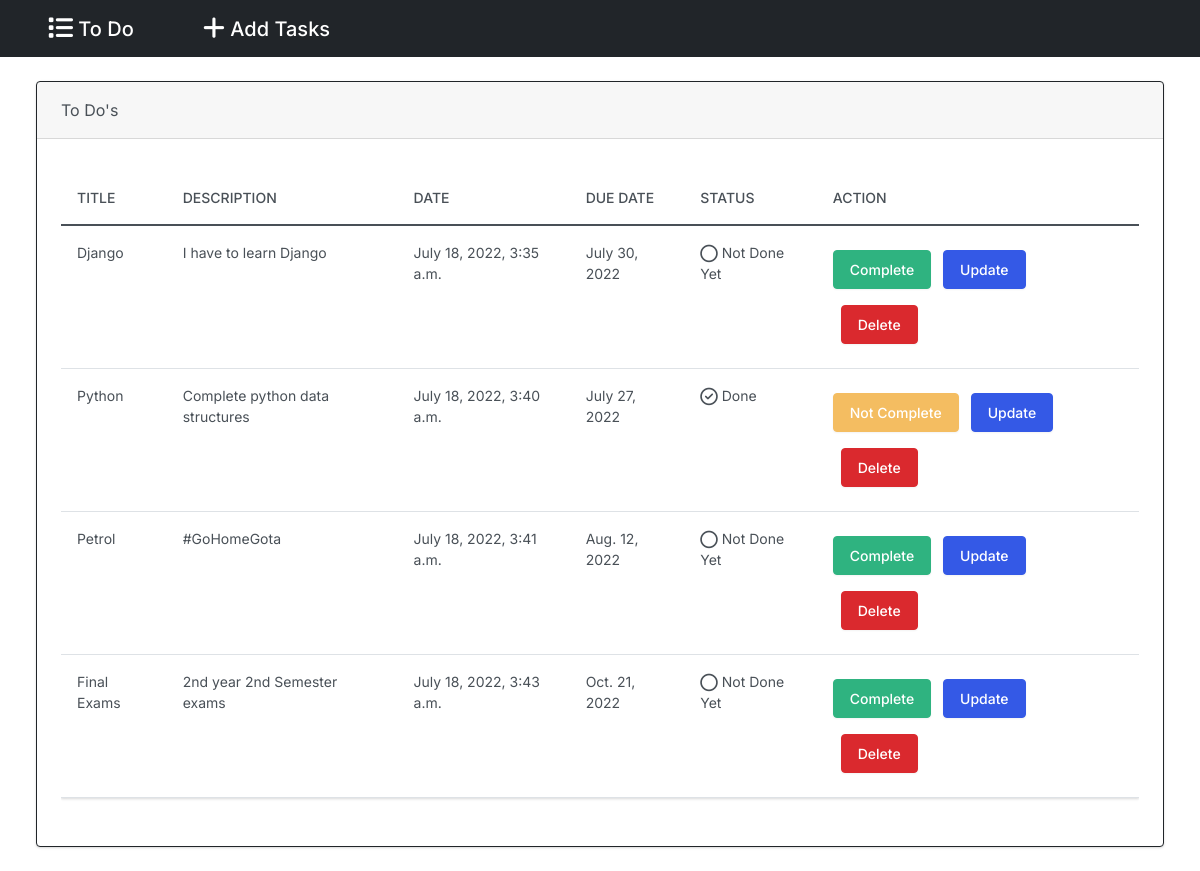
The page / on the database its author committed.
### task/models.py (models this page shows, shortened)
class Todo(models.Model):
    task_title = models.CharField(max_length=50)
    description = models.CharField(max_length=150)
    date = models.DateTimeField(auto_now_add=True)
    due_date = models.DateField()
    status = models.BooleanField(default=False)

### task/views.py (the view)
# urls.py: path('', views.index, name='index'),
def index(request):
    return render(request, 'task/index.html', {
        'todos': Todo.objects.all()
    })

### task/templates/task/index.html (shortened to what this page needs)
{% extends "task/base.html" %}
{% block body %}
    {% if todos %}
    <div class="card border-dark mb-4 me-4 ms-4 mt-4">
      <div class="card-header">To Do's</div>
      <div class="card-body">
        <p class="card-text">
            <div class="table-responsive">
                <table class="table table-hover">
                    <thead>
                        <tr>
                            <th scope="col">Title</th>
                            <th scope="col">Description</th>
                            <th scope="col">Date</th>
                            <th scope="col">Due Date</th>
                            <th scope="col">Status</th>
                            <th scope="col">Action</th>
                        </tr>
                    </thead>
                    <tbody>
                        {% for todo in todos %}
                            <tr>
                                <td>{{ todo.task_title }}</td>
                                <td>{{ todo.description }}</td>
                                <td>{{ todo.date }}</td>
                                <td>{{ todo.due_date }}</td>
                                <td>
                                    {% if todo.status == 1 %}
                                         Done
                                    {% else %}
                                         Not Done Yet
                                    {% endif %}
                                </td>
                                <td>
                                    {% if todo.status == 0 %}
                                        <a href="{% url 'changestatus' todo.id %}" class="btn btn-success">Complete</a>
                                    {% else %}
                                        <a href="{% url 'changestatus' todo.id %}" class="btn btn-warning">Not Complete</a>
                                    {% endif %}
                                    <a class="btn btn-primary m-2" href="{% url 'updatetask' todo.id %}">Update</a>
                                    <a class="btn btn-danger m-2" href="{% url 'deletetask' todo.id %}">Delete</a>
                                </td>
                            </tr>
                        {% endfor %}
                    </tbody>
                </table>
            </div>
        </p>
      </div>
    </div>
    {% else %}
        <h2 class="alert alert-primary ms-4 me-4 mt-4">No ToDo's</h2>
    {% endif %}
{% endblock %}

### rows shown on the page
Todo: task_title "Django", description "I have to learn Django", date "July 18, 2022, 3:35 a.m.", due_date "July 30, 2022", status "Not Done Yet"
Todo: task_title "Python", description "Complete python data structures", date "July 18, 2022, 3:40 a.m.", due_date "July 27, 2022", status "Done"
Todo: task_title "Petrol", description "#GoHomeGota", date "July 18, 2022, 3:41 a.m.", due_date "Aug. 12, 2022", status "Not Done Yet"
Todo: task_title "Final Exams", description "2nd year 2nd Semester exams", date "July 18, 2022, 3:43 a.m.", due_date "Oct. 21, 2022", status "Not Done Yet"
